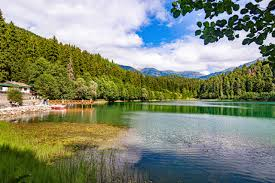
#> input picture resimler/manzara1.jpg, 275 x 183 px, found by its file name
$ python piksel_islemleri.py
#> lines starting #> are read from the running program, lines starting #| are printed output that depends on the picture; after the words box and inside, x2 and y2 are one past the last pixel; in counts of white or black regions, pixels touching at a corner belong together
import cv2
img = cv2.imread("resimler/manzara1.jpg")
#> img is the input picture: shape (183, 275, 3); mean B, G, R 115.9, 137.2, 129.5
img_with_red = img.copy()
img_with_red[100:200, 100:200] = [0, 0, 255] # 100-200 arası kutucuğu tamamen kırmızı yapar
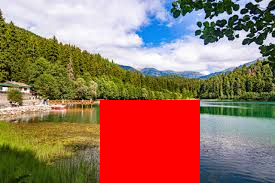
#> img_with_red: shape (183, 275, 3); 16.49% of pixels changed, all inside (x1, y1, x2, y2) = (100, 100, 200, 183)

resized = cv2.resize(img, dsize=None, fx=2, fy=2, interpolation=cv2.INTER_CUBIC)
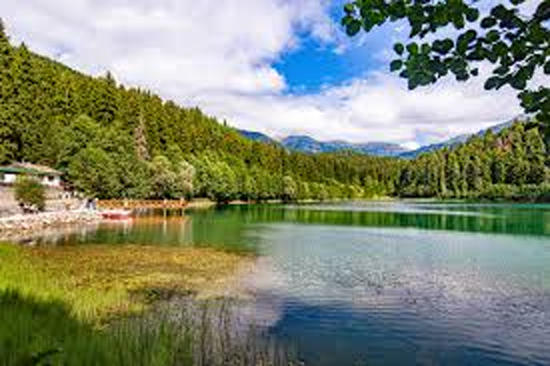
#> resized: shape (366, 550, 3); mean B, G, R 116, 137.2, 129.5
height, width = img.shape[:2]
#> height = 183; width = 275
center = (width/2, height/2)
#> center = (137.5, 91.5)

rotate_matrix = cv2.getRotationMatrix2D(center=center, angle=45, scale=1)

rotated_image = cv2.warpAffine(src=img, M=rotate_matrix, dsize=(width, height))
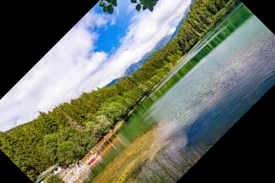
#> rotated_image: shape (183, 275, 3); mean B, G, R 97.6, 111.6, 105.5

#görüntü üzerindeki kordinatlar
x1 = 180
y1 = 60
x2 = 300
y2 = 150

cut = imgcut = img[y1:y2, x1:x2]
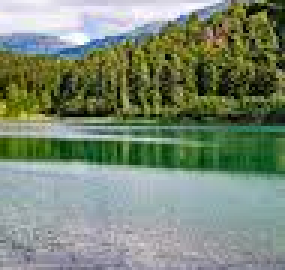
#> cut: shape (90, 95, 3) (shown 3 times larger); mean B, G, R 116.2, 136.5, 122
# görüntü üzerinde kesilecek dörtgenin sol üst köşesinin ve
                            # sağ alt köşesinin kordinatları

im_v = cv2.vconcat([img, img])
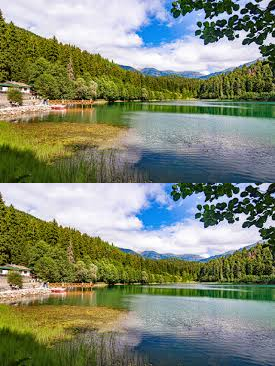
#> im_v: shape (366, 275, 3); mean B, G, R 115.9, 137.2, 129.5

# show the output image
cv2.imshow("Birlestirme", im_v)
cv2.imshow("Kirpma", cut)
cv2.imshow("Orijinal", img)
cv2.imshow("Buyutulmus", resized)
cv2.imshow('resimler/manzara1.jpg ', img)# ekrana basıyoruz görüntüyü
cv2.imshow('piksel manipilasyonu ', img_with_red)
cv2.imshow("Dondurulmus", rotated_image)
cv2.waitKey(0)
cv2.destroyAllWindows()

$ run again, with resimler/channels4_profile.jpg copied over resimler/manzara1.jpg
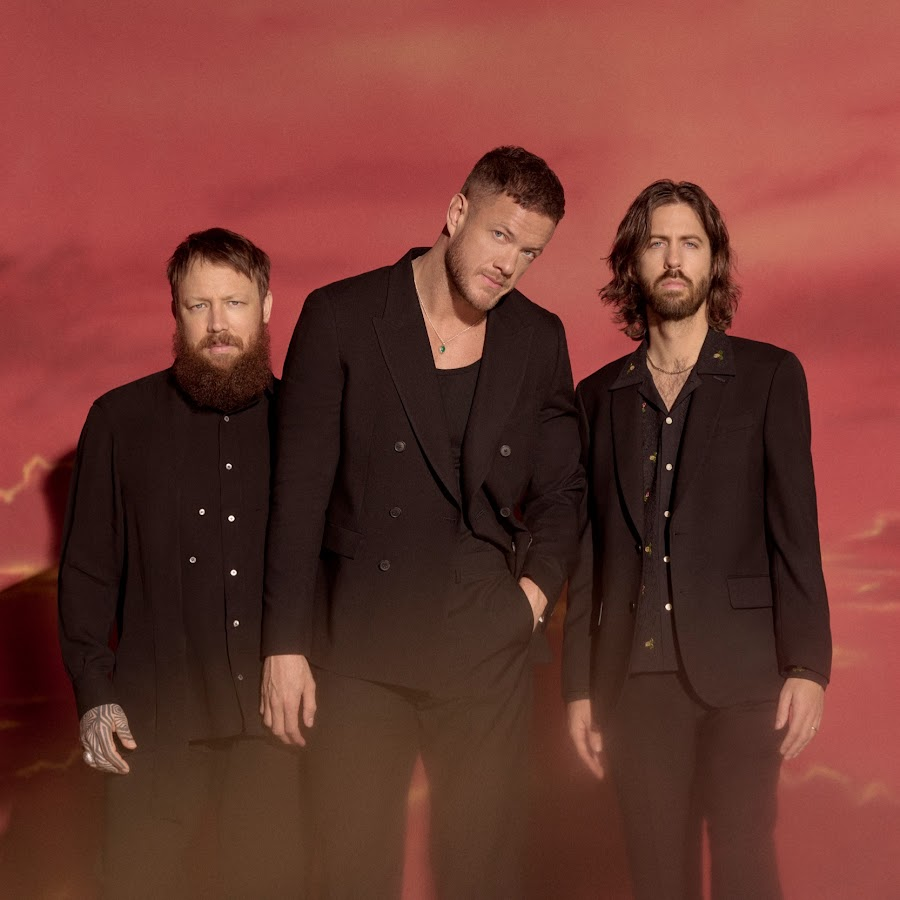
#> input picture resimler/channels4_profile.jpg, 900 x 900 px, found by its file name
#> img is the input picture: shape (900, 900, 3); mean B, G, R 48.7, 56.3, 110.7
#> img_with_red: shape (900, 900, 3); 1.23% of pixels changed, all inside (x1, y1, x2, y2) = (100, 100, 200, 200)
#> `cut = imgcut = img[y1:y2, x1:x2]`:
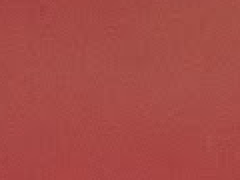
#> cut: shape (90, 120, 3) (shown 2 times larger); mean B, G, R 70.1, 74.9, 167.3
#> `im_v = cv2.vconcat([img, img])`:
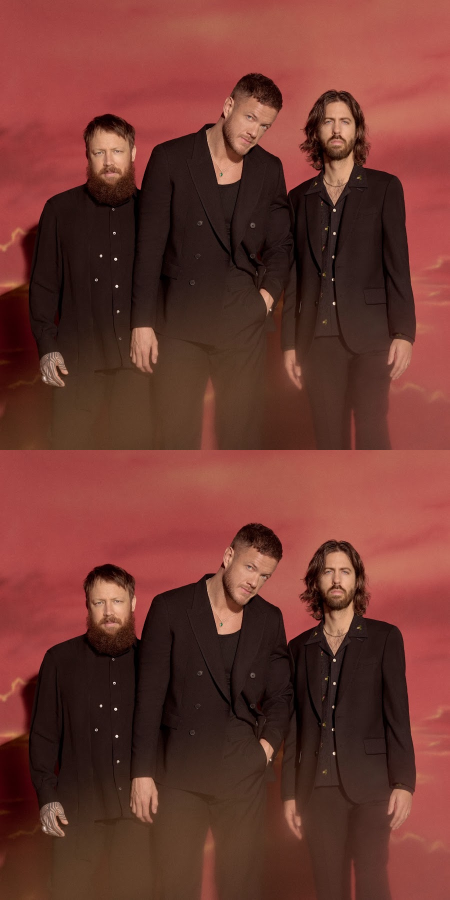
#> im_v: shape (1800, 900, 3) (shown at 1/2 size); mean B, G, R 48.7, 56.3, 110.7
